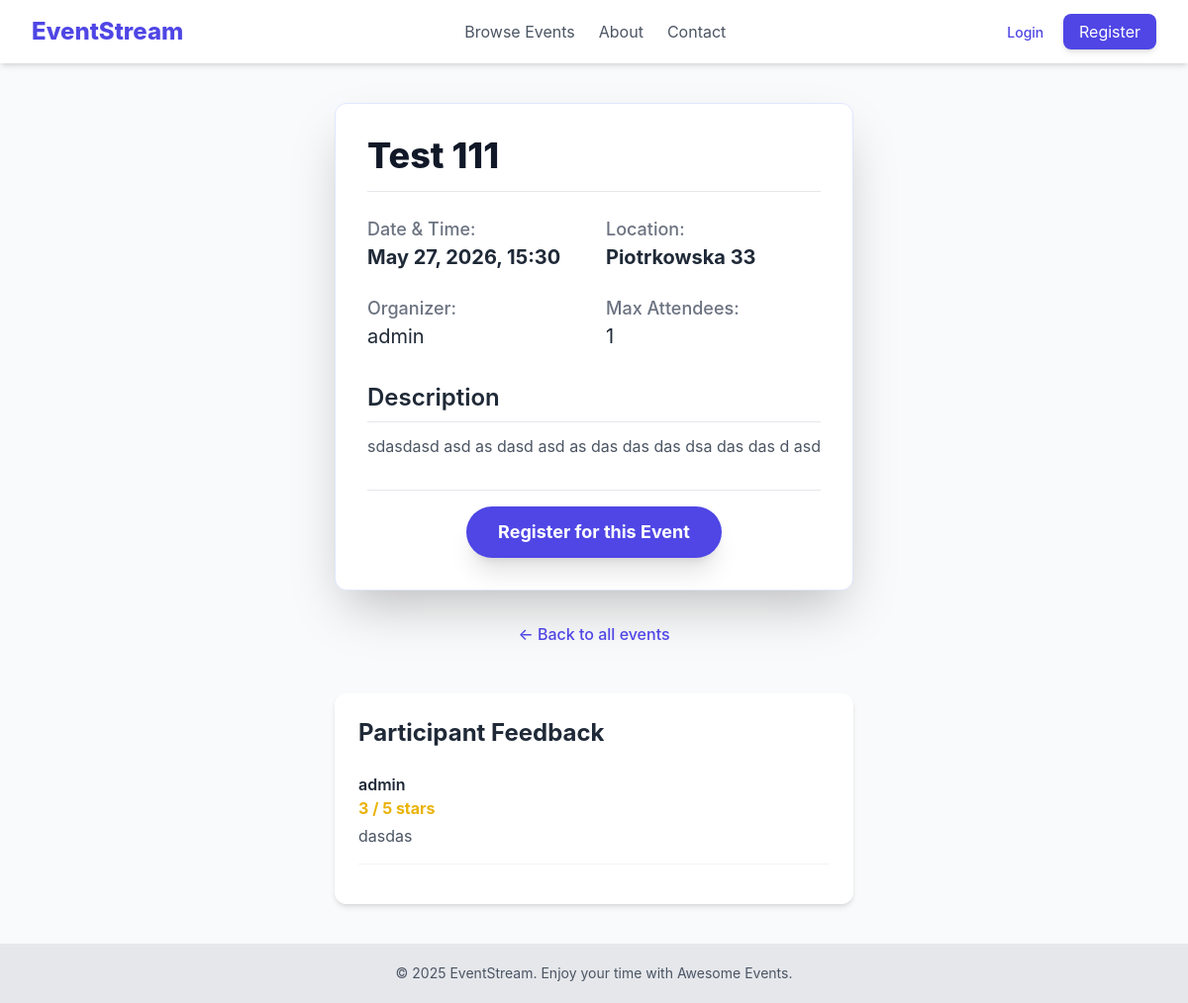
/events/5, run on an earlier commit of the app's database.
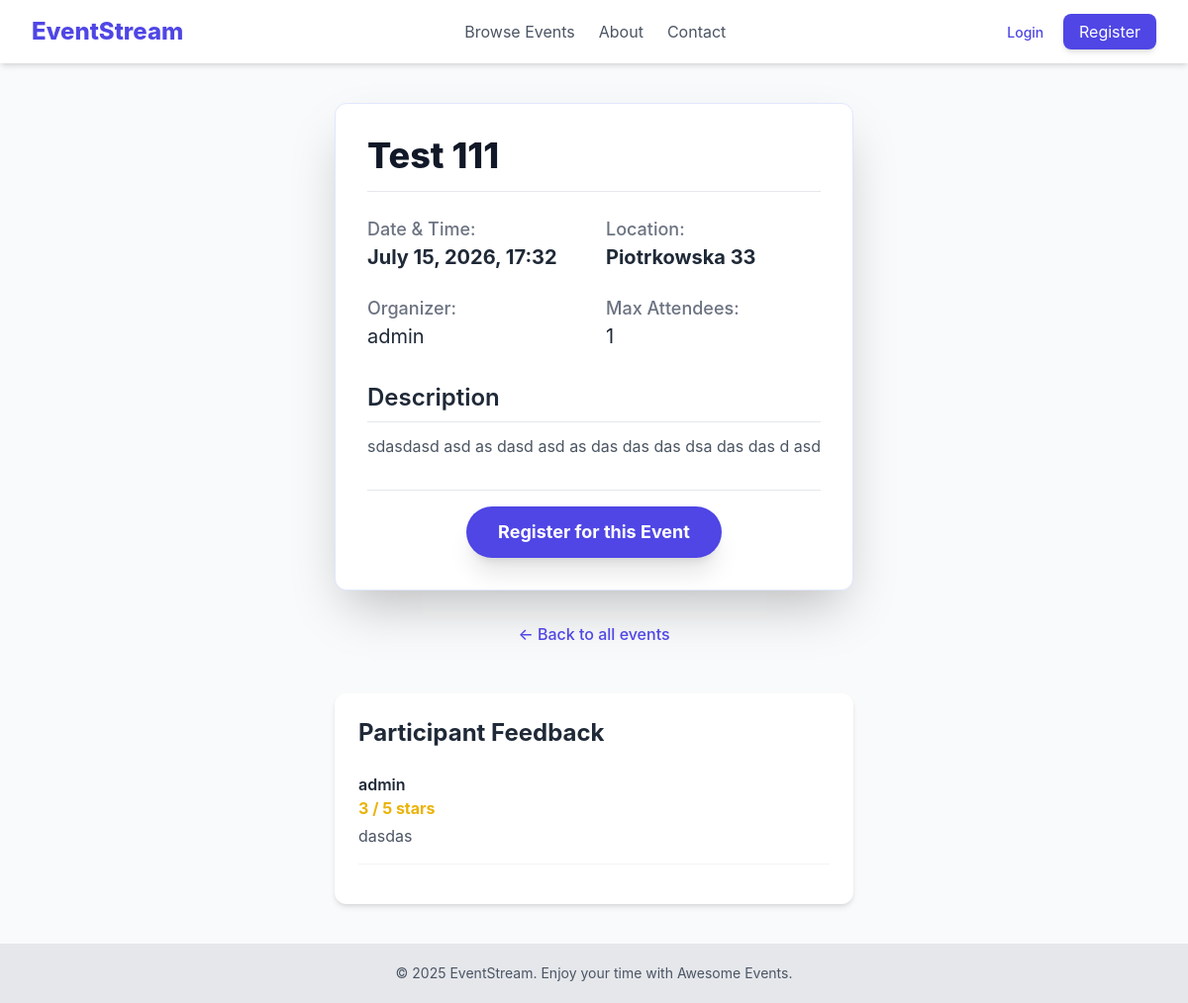
And on a later commit of the database.
### events/models.py (models this page shows, shortened)
class Event(models.Model):
    title = models.CharField(max_length=200)
    description = models.TextField()
    location = models.CharField(max_length=255)
    date_time = models.DateTimeField()
    creator = models.ForeignKey(settings.AUTH_USER_MODEL, on_delete=models.CASCADE)
    created_at = models.DateTimeField(auto_now_add=True)
    updated_at = models.DateTimeField(auto_now=True)
    max_attendance = models.IntegerField(default=0, blank=True)

### users/models.py (models this page shows, shortened)
class CustomUser(AbstractUser):
    username = models.CharField(max_length=200, unique=True)
    email = models.EmailField(null=True)
    first_name = models.CharField(max_length=20, blank=True)
    last_name = models.CharField(max_length=20, blank=True)
    subscribed_to_event = models.BooleanField(default=False)
    is_moderator = models.BooleanField(
        default=False,
        help_text='User is moderator or not.'
    )

### events/views.py (the view)
# urls.py: path('<int:pk>', views.EventDetailView.as_view(), name='event_detail'),
class EventDetailView(DetailView):
    model = Event
    context_object_name = 'event'
    template_name = 'events/event_detail.html'
    def get_context_data(self, **kwargs):
        context = super().get_context_data(**kwargs)
        if self.request.user.is_authenticated:
            context['is_registered'] = Registration.objects.filter(
                user=self.request.user,
                event=self.get_object()
            ).exists()
            context['feedback_form'] = FeedbackForm()
        return context

### events/templates/events/event_detail.html (shortened to what the changed rows need)
{% extends "base.html" %}
{% block content %}
<div class="max-w-4xl mx-auto">
    <div class="bg-white p-8 rounded-xl shadow-2xl border border-indigo-100">
        <div class="flex justify-between items-center border-b pb-4 mb-6">
            <h1 class="text-4xl font-extrabold text-gray-900">{{ event.title }}</h1>
        </div>
        <div class="grid md:grid-cols-2 gap-6 mb-8 text-lg">
            <div>
                <p class="text-gray-500 font-medium">Date & Time:</p>
                <p class="text-gray-800 font-bold text-xl">{{ event.date_time|date:"F j, Y, H:i" }}</p>
            </div>
            <div>
                <p class="text-gray-500 font-medium">Location:</p>
                <p class="text-gray-800 font-bold text-xl">{{ event.location }}</p>
            </div>
            <div>
                <p class="text-gray-500 font-medium">Organizer:</p>
                <p class="text-gray-800 text-xl">{{ event.creator.username }}</p>
            </div>
            <div>
                <p class="text-gray-500 font-medium">Max Attendees:</p>
                <p class="text-gray-800 text-xl">
                    {% if event.max_attendance > 0 %}
                        {{ event.max_attendance }}
                    {% else %}
                        Unlimited
                    {% endif %}
                </p>
            </div>
        </div>
        <div class="mb-8">
            <h2 class="text-2xl font-semibold text-gray-800 mb-3 border-b pb-2">Description</h2>
            <p class="text-gray-600 whitespace-pre-wrap">{{ event.description }}</p>
        </div>
    </div>
</div>
{% endblock %}

What changed in the data, as far as the page shows it:
changed Event "Test 111": date_time "May 27, 2026, 15:30" → "July 15, 2026, 17:32"
